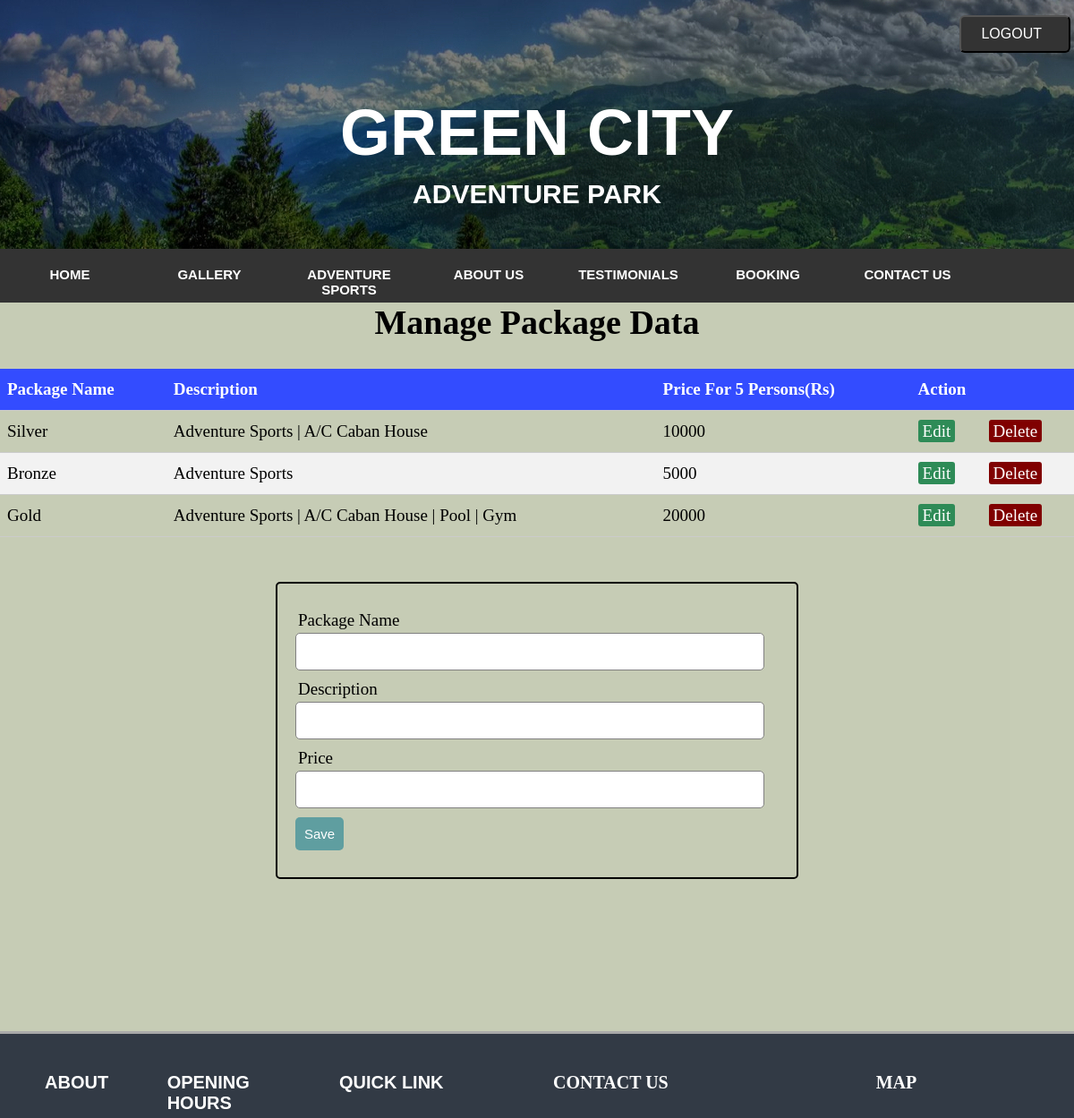
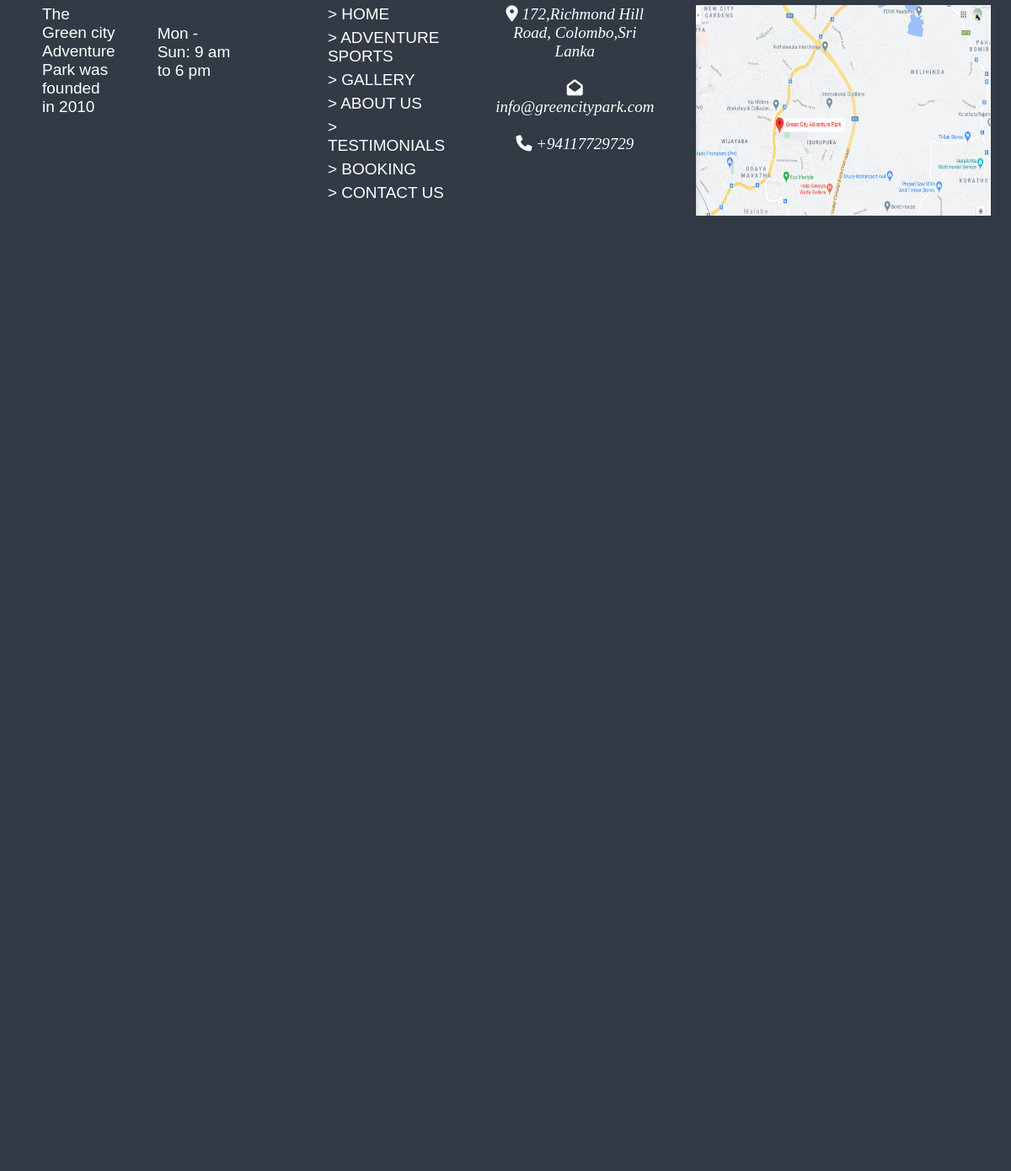
The app's page /php/facility.php with its own data (2 pictures, top to bottom).
### tables this page shows
CREATE TABLE `facility` (
  `packageName` varchar(500) NOT NULL,
  `description` varchar(500) NOT NULL,
  `price` int(50) NOT NULL,
  `id2` int(11) NOT NULL
);

### php/server2.php (called while the page is built, shortened)
<?php
	$packageName = "";
	$description = "";
	$price = "";
	$update = false;
?>

### php/facility.php (the view, shortened to what this page needs)
<?php
include('server2.php');
?>
<!DOCTYPE html>
<html>
<head>
	<link rel="stylesheet" type="text/css" href="../css/booking.css">
</head>
<body>
<div class = "head">
		<header>
			<div class = "button">
			<a href="logout.php"><button class = "button1">  LOGOUT </button></a>
			</div>
			<h1> GREEN CITY</h1>
			<h2>ADVENTURE PARK</h2>
		</header>
		<nav>
			<ul class = "menu">
				<li class = "menu"><a href = "HOME_PAGE.php"> <b>HOME</b> </a></li>
				<li class = "menu"><a href = "GALLERY.php"><b>GALLERY</b></a></li>
				<li class = "menu"><a href = "SPORTS.php"><b>ADVENTURE SPORTS</b></a></li>
				<li class = "menu"><a href = "ABOUT US.php"><b>ABOUT US</b></a></li>
				<li class = "menu"><a href = "TESTIMONIALS.php"><b>TESTIMONIALS</b></a></li>
				<li class = "menu"><a href = "BOOKING.php"><b>BOOKING</b></a></li>
				<li class = "menu"><a href = "CONTACT US.php"><b>CONTACT US</b></a></li>
			</ul>
		</nav>
    </div>
<h1 style="text-align:center;">Manage Package Data</h1>
<?php $results = mysqli_query($db, "SELECT * FROM facility"); ?>
<table>
	<thead>
		<tr>
			<th>Package Name</th>
			<th>Description</th>
			<th>Price For 5 Persons(Rs)</th>
			<th colspan="2">Action</th>
		</tr>
	</thead>
	<?php while ($row = mysqli_fetch_array($results)) { ?>
		<tr>
			<td><?php echo $row['packageName']; ?></td>
			<td><?php echo $row['description']; ?></td>
			<td><?php echo $row['price']; ?></td>
			<td>
				<a href="facility.php?edit=<?php echo $row['id2']; ?>" class="edit_btn" >Edit</a>
			</td>
			<td>
				<a href="server2.php?del=<?php echo $row['id2']; ?>" class="del_btn">Delete</a>
			</td>
		</tr>
	<?php } ?>
</table>
<form method="post" action="server2.php" >
	<div class="input-group">
		<label>Package Name</label>
		<input type="text" name="packageName" value="<?php echo $packageName; ?>">
	</div>
	<div class="input-group">
		<label>Description</label>
		<input type="text" name="description" value="<?php echo $description; ?>">
	</div>
	<div class="input-group">
		<label>Price</label>
		<input type="text" name="price" value="<?php echo $price; ?>">
	</div>
	<div class="input-group">
		<?php if ($update == true): ?>
			<button class="btn" type="submit" name="update" style="background: #556B2F;" >UPDATE</button>
		<?php else: ?>
			<button class="btn" type="submit" name="save" >Save</button>
		<?php endif ?>
	</div>
</form>
<div class = "footer">
	<div class = "About">
				<h5 style = "font-size:20px">ABOUT</h5>
			<p>The Green city <br>Adventure Park was founded<br> in 2010</p>
			<br>
			</div>
			<div class = "open">
				<h5 style = "font-size:20px"> OPENING HOURS </h5>
				<p> Mon - Sun: 9 am to 6 pm</p>
			</div>
			<div class = "link">
				<h5 style = "font-size:20px">QUICK LINK </h5>
				<div style = "float:left">
					<a class = "link" href = "HOME_PAGE.php">> HOME </a><br>
					<a class = "link" href = "SPORTS.php">> ADVENTURE SPORTS</a><br>
					<a class = "link" href = "GALLERY.php">> GALLERY</a><br>
					<a  class = "link"href = "ABOUT US.php">> ABOUT US</a><br>
					<a  class = "link"href = "TESTIMONIALS.php">> TESTIMONIALS</a><br>
					<a class = "link" href = "GET A QUOTE.php">> BOOKING</a><br>
					<a  class = "link"href = "CONTACT US.php">> CONTACT US</a><br>
				</div>
			</div>
			<div class = "Contact">
				<h5 style = "font-size:20px">CONTACT US </h5>
				<i class = "fas fa-map-marker-alt"></i>
				<i  class = "text"> 172,Richmond Hill Road,
				Colombo,Sri Lanka </i><br><br>
				<i class = "fas fa-envelope-open"></i>
				<i class = "text" > info@greencitypark.com</i><br><br>
				<i class = "fas fa-phone"></i>
				<i class = "text"> +94117729729</i>
			</div>
			<div class = "map">
				<h5 style = "font-size:20px"> MAP</h5>
				<img src = "../image/Header/map.jpg" width = "350" height = "250" >
				<br>
			</div>
	</div>
</body>
</html>

### css/booking.css (style rules this page uses)
body { margin:0; padding:0; background-size: cover; height:500px; background-color:#5625; font-size: 19px; }
.head { width: 100%; display: block; padding: 0; margin: auto; background-image: url('http://localhost/iwt/image/Header/header.jpg'); }
header { display: block; margin: auto; padding: 4px; text-align: center; height:270px; }
header h1 { color:white; font-size:72px; font-family:arial; height: 45px; }
header h2 { color: white; font-size: 30px; font-family:arial; }
.button { width:100%; text-align:right; padding-top:13px; }
.button1 { background-color:#333; padding:10px; font-size:16px; margin:0; text-align:center; border-radius:6px; cursor:pointer; padding-left:22px; padding-right:30px; color:white; }
.menu { width:100%; background-color:#333; height:60px; padding:0; margin:0; font-size:15px; font-family:arial; }
ul.menu { float: left; list-style-type: none; margin: 0; padding: 0; overflow: hidden; }
li.menu { float:left; text-align:center; width:13%; }
li a { color:white; display:block; text-align:center; padding:20px 16px; text-decoration:none; }
table { width: 50%; margin: 30px auto; border-collapse: collapse; text-align: left; }
tr { border-bottom: 1px solid #cbcbcb; }
th, td { border: none; height: 30px; padding: 2px; }
form { width: 45%; margin: 50px auto; text-align: left; padding: 20px; border: 2px solid black; border-radius: 5px; }
.input-group { margin: 10px 0px 10px 0px; }
.input-group label { display: block; text-align: left; margin: 3px; }
.input-group input { height: 30px; width: 93%; padding: 5px 10px; font-size: 16px; border-radius: 5px; border: 1px solid gray; }
.btn { padding: 10px; font-size: 15px; color: white; background: #5F9EA0; border: none; border-radius: 5px; }
.edit_btn { text-decoration: none; padding: 2px 5px; background: #2E8B57; color: white; border-radius: 3px; }
.del_btn { text-decoration: none; padding: 2px 5px; color: white; border-radius: 3px; background: #800000; }
.footer { background-color:#323A45; height:60%; width:100%; padding-bottom:0; padding-top:10px; margin-top:10%; text-align:center; color:white; border-top:3px solid darkgray; position:absolute; display:flex; }
.About { float:left; color:white; text-align:left; padding-left:50px; font-family:arial }
.open { float:left; color:white; text-align:left; padding-left:50px; padding-right:50px; font-family:arial; }
.link { float:left; color:white; text-align:left; padding-left:50px; padding-right:50px; font-family:arial; width:20%; }
a.link { float:left; color:white; text-decoration:none; padding-left:10px; padding-right:10px; padding-bottom:6px; width:94%; }
.map { float:left; padding-left:50px; padding-right:50px; }

### php/facility.php (style rules this page uses)
table { border-collapse: collapse; width: 100%; }
th, td { text-align: left; padding: 8px; }
tr:nth-child(even) { background-color: #f2f2f2 }
th { background-color: #334CFF; color: white; }

### records on screen
facility: packageName "Silver", description "Adventure Sports | A/C Caban House", price "10000"
facility: packageName "Bronze", description "Adventure Sports", price "5000"
facility: packageName "Gold", description "Adventure Sports | A/C Caban House | Pool | Gym", price "20000"
